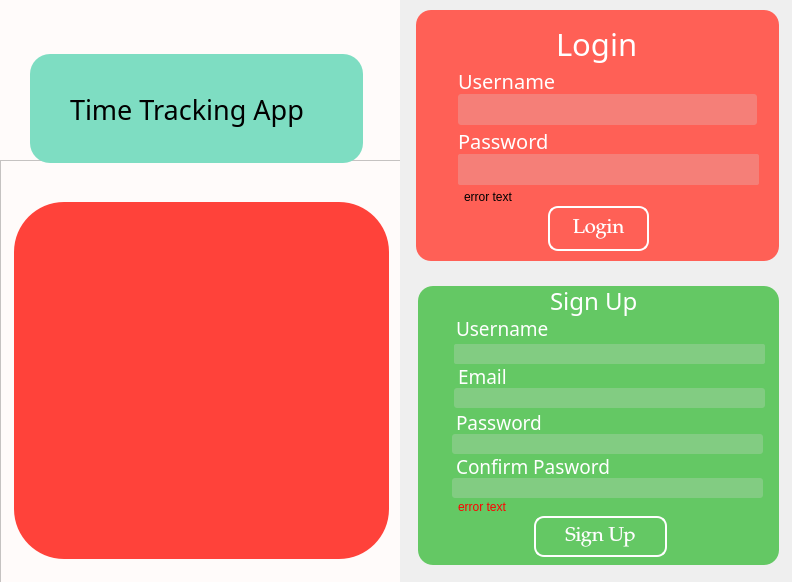
<?xml version="1.0" encoding="UTF-8"?>
<ui version="4.0">
 <class>loginUI</class>
 <widget class="QWidget" name="loginUI">
  <property name="geometry">
   <rect>
    <x>0</x>
    <y>0</y>
    <width>792</width>
    <height>582</height>
   </rect>
  </property>
  <property name="windowTitle">
   <string>Widget</string>
  </property>
  <property name="styleSheet">
   <string notr="true"/>
  </property>
  <widget class="QWidget" name="leftSide" native="true">
   <property name="geometry">
    <rect>
     <x>0</x>
     <y>0</y>
     <width>400</width>
     <height>600</height>
    </rect>
   </property>
   <property name="styleSheet">
    <string notr="true">background-color: rgb(255, 251, 250);
border-right-color: rgb(27, 0, 21);
</string>
   </property>
   <widget class="QFrame" name="imageFrame">
    <property name="geometry">
     <rect>
      <x>0</x>
      <y>160</y>
      <width>401</width>
      <height>441</height>
     </rect>
    </property>
    <property name="frameShape">
     <enum>QFrame::StyledPanel</enum>
    </property>
    <property name="frameShadow">
     <enum>QFrame::Raised</enum>
    </property>
    <widget class="QLabel" name="image">
     <property name="geometry">
      <rect>
       <x>14</x>
       <y>42</y>
       <width>375</width>
       <height>357</height>
      </rect>
     </property>
     <property name="styleSheet">
      <string notr="true">border-radius:50px;
background-color: rgb(255, 66, 58);</string>
     </property>
     <property name="text">
      <string/>
     </property>
     <property name="pixmap">
      <pixmap>images/mainPage.png</pixmap>
     </property>
    </widget>
   </widget>
   <widget class="QWidget" name="titleWidget" native="true">
    <property name="enabled">
     <bool>true</bool>
    </property>
    <property name="geometry">
     <rect>
      <x>30</x>
      <y>54</y>
      <width>333</width>
      <height>109</height>
     </rect>
    </property>
    <property name="styleSheet">
     <string notr="true">background-color: rgb(126, 221, 194);
color:rgb(0,0,0);
border-radius:20px;
</string>
    </property>
    <widget class="QLabel" name="timeTrackingText">
     <property name="geometry">
      <rect>
       <x>40</x>
       <y>30</y>
       <width>283</width>
       <height>51</height>
      </rect>
     </property>
     <property name="font">
      <font>
       <family>Chalkboard</family>
       <pointsize>20</pointsize>
       <underline>false</underline>
      </font>
     </property>
     <property name="layoutDirection">
      <enum>Qt::LeftToRight</enum>
     </property>
     <property name="text">
      <string>Time Tracking App</string>
     </property>
    </widget>
   </widget>
  </widget>
  <widget class="QWidget" name="rightSide" native="true">
   <property name="geometry">
    <rect>
     <x>400</x>
     <y>0</y>
     <width>400</width>
     <height>600</height>
    </rect>
   </property>
   <property name="styleSheet">
    <string notr="true"/>
   </property>
   <widget class="QWidget" name="signUpWidget" native="true">
    <property name="enabled">
     <bool>true</bool>
    </property>
    <property name="geometry">
     <rect>
      <x>18</x>
      <y>286</y>
      <width>361</width>
      <height>279</height>
     </rect>
    </property>
    <property name="styleSheet">
     <string notr="true">
background-color: rgb(100, 200, 100);

color:rgb(255,255,255);
border-radius:15px;
</string>
    </property>
    <widget class="QPushButton" name="signUpButton">
     <property name="geometry">
      <rect>
       <x>116</x>
       <y>230</y>
       <width>133</width>
       <height>41</height>
      </rect>
     </property>
     <property name="font">
      <font>
       <family>Palatino Linotype</family>
       <pointsize>15</pointsize>
      </font>
     </property>
     <property name="cursor">
      <cursorShape>PointingHandCursor</cursorShape>
     </property>
     <property name="styleSheet">
      <string notr="true">background-color: rgb(100, 200, 100);

border-style:outset;
border-width:2px;
border-radius:10px;
border-color:white;
</string>
     </property>
     <property name="text">
      <string>Sign Up</string>
     </property>
    </widget>
    <widget class="QLineEdit" name="emailInputSignUp">
     <property name="geometry">
      <rect>
       <x>36</x>
       <y>102</y>
       <width>311</width>
       <height>20</height>
      </rect>
     </property>
     <property name="styleSheet">
      <string notr="true">background-color: rgba(217, 217, 217, 66);
border-radius:3px;
</string>
     </property>
     <property name="text">
      <string/>
     </property>
    </widget>
    <widget class="QLabel" name="emailTextLabel">
     <property name="geometry">
      <rect>
       <x>40</x>
       <y>80</y>
       <width>63</width>
       <height>21</height>
      </rect>
     </property>
     <property name="font">
      <font>
       <family>Chalkboard</family>
       <pointsize>14</pointsize>
       <underline>false</underline>
      </font>
     </property>
     <property name="layoutDirection">
      <enum>Qt::LeftToRight</enum>
     </property>
     <property name="text">
      <string>Email</string>
     </property>
    </widget>
    <widget class="QLabel" name="signUpTextLAbel">
     <property name="geometry">
      <rect>
       <x>132</x>
       <y>-8</y>
       <width>161</width>
       <height>45</height>
      </rect>
     </property>
     <property name="font">
      <font>
       <family>Chalkboard</family>
       <pointsize>18</pointsize>
       <underline>false</underline>
      </font>
     </property>
     <property name="layoutDirection">
      <enum>Qt::LeftToRight</enum>
     </property>
     <property name="text">
      <string>Sign Up</string>
     </property>
    </widget>
    <widget class="QLineEdit" name="errorTextSignUp">
     <property name="geometry">
      <rect>
       <x>38</x>
       <y>210</y>
       <width>301</width>
       <height>21</height>
      </rect>
     </property>
     <property name="styleSheet">
      <string notr="true">background-color: rgba(255, 255, 255, 0);
color:red;</string>
     </property>
     <property name="text">
      <string>error text</string>
     </property>
    </widget>
    <widget class="QLabel" name="nameTextLabel">
     <property name="geometry">
      <rect>
       <x>38</x>
       <y>32</y>
       <width>215</width>
       <height>21</height>
      </rect>
     </property>
     <property name="font">
      <font>
       <family>Chalkboard</family>
       <pointsize>14</pointsize>
       <underline>false</underline>
      </font>
     </property>
     <property name="layoutDirection">
      <enum>Qt::LeftToRight</enum>
     </property>
     <property name="text">
      <string>Username</string>
     </property>
    </widget>
    <widget class="QLineEdit" name="nameInputSignUp">
     <property name="geometry">
      <rect>
       <x>36</x>
       <y>58</y>
       <width>311</width>
       <height>20</height>
      </rect>
     </property>
     <property name="styleSheet">
      <string notr="true">background-color: rgba(217, 217, 217, 66);
border-radius:2px;
</string>
     </property>
     <property name="text">
      <string/>
     </property>
    </widget>
    <widget class="QLineEdit" name="signupPasswordconfirm">
     <property name="geometry">
      <rect>
       <x>34</x>
       <y>192</y>
       <width>311</width>
       <height>20</height>
      </rect>
     </property>
     <property name="styleSheet">
      <string notr="true">background-color: rgba(217, 217, 217, 66);
border-radius:3px;
</string>
     </property>
     <property name="text">
      <string/>
     </property>
    </widget>
    <widget class="QLineEdit" name="signupPassword">
     <property name="geometry">
      <rect>
       <x>34</x>
       <y>148</y>
       <width>311</width>
       <height>20</height>
      </rect>
     </property>
     <property name="styleSheet">
      <string notr="true">background-color: rgba(217, 217, 217, 66);
border-radius:3px;
</string>
     </property>
     <property name="text">
      <string/>
     </property>
    </widget>
    <widget class="QLabel" name="emailTextLabel_2">
     <property name="geometry">
      <rect>
       <x>38</x>
       <y>170</y>
       <width>257</width>
       <height>21</height>
      </rect>
     </property>
     <property name="font">
      <font>
       <family>Chalkboard</family>
       <pointsize>14</pointsize>
       <underline>false</underline>
      </font>
     </property>
     <property name="layoutDirection">
      <enum>Qt::LeftToRight</enum>
     </property>
     <property name="text">
      <string>Confirm Pasword</string>
     </property>
    </widget>
    <widget class="QLabel" name="emailTextLabel_3">
     <property name="geometry">
      <rect>
       <x>38</x>
       <y>126</y>
       <width>237</width>
       <height>21</height>
      </rect>
     </property>
     <property name="font">
      <font>
       <family>Chalkboard</family>
       <pointsize>14</pointsize>
       <underline>false</underline>
      </font>
     </property>
     <property name="layoutDirection">
      <enum>Qt::LeftToRight</enum>
     </property>
     <property name="text">
      <string>Password</string>
     </property>
    </widget>
   </widget>
   <widget class="QWidget" name="loginWidget" native="true">
    <property name="enabled">
     <bool>true</bool>
    </property>
    <property name="geometry">
     <rect>
      <x>16</x>
      <y>10</y>
      <width>363</width>
      <height>251</height>
     </rect>
    </property>
    <property name="styleSheet">
     <string notr="true">background-color:rgb(255, 96, 86);
color:rgb(255,255,255);
border-radius:15px;
</string>
    </property>
    <widget class="QPushButton" name="loginButton">
     <property name="geometry">
      <rect>
       <x>132</x>
       <y>196</y>
       <width>101</width>
       <height>45</height>
      </rect>
     </property>
     <property name="font">
      <font>
       <family>Palatino Linotype</family>
       <pointsize>15</pointsize>
      </font>
     </property>
     <property name="cursor">
      <cursorShape>PointingHandCursor</cursorShape>
     </property>
     <property name="styleSheet">
      <string notr="true">background-color:rgb(255, 96, 86);
border-style:outset;
border-width:2px;
border-radius:10px;
border-color:white;
</string>
     </property>
     <property name="text">
      <string>Login</string>
     </property>
    </widget>
    <widget class="QLineEdit" name="emailInputLogin">
     <property name="geometry">
      <rect>
       <x>42</x>
       <y>84</y>
       <width>299</width>
       <height>31</height>
      </rect>
     </property>
     <property name="styleSheet">
      <string notr="true">background-color: rgba(217, 217, 217, 66);
border-radius:3px;
</string>
     </property>
     <property name="text">
      <string/>
     </property>
    </widget>
    <widget class="QLabel" name="emailLabel">
     <property name="geometry">
      <rect>
       <x>42</x>
       <y>60</y>
       <width>243</width>
       <height>21</height>
      </rect>
     </property>
     <property name="font">
      <font>
       <family>Chalkboard</family>
       <pointsize>15</pointsize>
       <underline>false</underline>
      </font>
     </property>
     <property name="layoutDirection">
      <enum>Qt::LeftToRight</enum>
     </property>
     <property name="text">
      <string>Username</string>
     </property>
    </widget>
    <widget class="QLabel" name="loginText">
     <property name="geometry">
      <rect>
       <x>140</x>
       <y>10</y>
       <width>111</width>
       <height>47</height>
      </rect>
     </property>
     <property name="font">
      <font>
       <family>Chalkboard</family>
       <pointsize>23</pointsize>
       <underline>false</underline>
      </font>
     </property>
     <property name="layoutDirection">
      <enum>Qt::LeftToRight</enum>
     </property>
     <property name="text">
      <string>Login</string>
     </property>
    </widget>
    <widget class="QLineEdit" name="errorTextLogin">
     <property name="geometry">
      <rect>
       <x>46</x>
       <y>176</y>
       <width>301</width>
       <height>21</height>
      </rect>
     </property>
     <property name="styleSheet">
      <string notr="true">background-color: rgba(255, 255, 255, 0);
color:black;</string>
     </property>
     <property name="text">
      <string>error text</string>
     </property>
    </widget>
    <widget class="QLabel" name="emailLabel_2">
     <property name="geometry">
      <rect>
       <x>42</x>
       <y>120</y>
       <width>215</width>
       <height>21</height>
      </rect>
     </property>
     <property name="font">
      <font>
       <family>Chalkboard</family>
       <pointsize>15</pointsize>
       <underline>false</underline>
      </font>
     </property>
     <property name="layoutDirection">
      <enum>Qt::LeftToRight</enum>
     </property>
     <property name="text">
      <string>Password</string>
     </property>
    </widget>
    <widget class="QLineEdit" name="loginPassword">
     <property name="geometry">
      <rect>
       <x>42</x>
       <y>144</y>
       <width>301</width>
       <height>31</height>
      </rect>
     </property>
     <property name="styleSheet">
      <string notr="true">background-color: rgba(217, 217, 217, 66);
border-radius:2px;
</string>
     </property>
     <property name="text">
      <string/>
     </property>
    </widget>
   </widget>
  </widget>
 </widget>
 <resources/>
 <connections/>
</ui>
